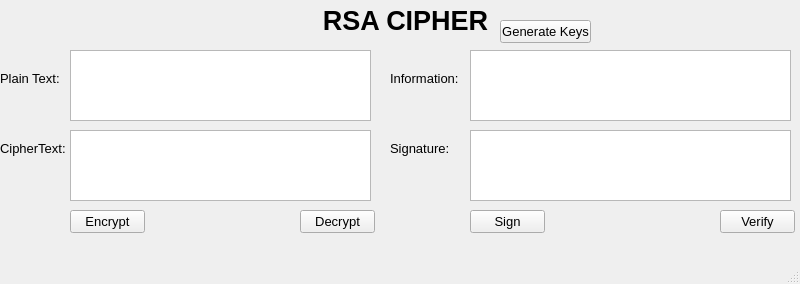
<?xml version="1.0" encoding="UTF-8"?>
<ui version="4.0">
 <class>mainWindow</class>
 <widget class="QMainWindow" name="mainWindow">
  <property name="geometry">
   <rect>
    <x>0</x>
    <y>0</y>
    <width>800</width>
    <height>284</height>
   </rect>
  </property>
  <property name="windowTitle">
   <string>MainWindow</string>
  </property>
  <widget class="QWidget" name="centralwidget">
   <widget class="QLabel" name="label">
    <property name="geometry">
     <rect>
      <x>320</x>
      <y>0</y>
      <width>171</width>
      <height>41</height>
     </rect>
    </property>
    <property name="font">
     <font>
      <pointsize>20</pointsize>
      <weight>75</weight>
      <bold>true</bold>
     </font>
    </property>
    <property name="text">
     <string>RSA CIPHER</string>
    </property>
    <property name="alignment">
     <set>Qt::AlignCenter</set>
    </property>
   </widget>
   <widget class="QLabel" name="label_2">
    <property name="geometry">
     <rect>
      <x>0</x>
      <y>70</y>
      <width>61</width>
      <height>16</height>
     </rect>
    </property>
    <property name="font">
     <font>
      <pointsize>10</pointsize>
     </font>
    </property>
    <property name="text">
     <string>Plain Text:</string>
    </property>
   </widget>
   <widget class="QTextEdit" name="txt_plain_text">
    <property name="geometry">
     <rect>
      <x>70</x>
      <y>50</y>
      <width>301</width>
      <height>71</height>
     </rect>
    </property>
   </widget>
   <widget class="QLabel" name="label_3">
    <property name="geometry">
     <rect>
      <x>0</x>
      <y>140</y>
      <width>71</width>
      <height>16</height>
     </rect>
    </property>
    <property name="font">
     <font>
      <pointsize>10</pointsize>
     </font>
    </property>
    <property name="text">
     <string>CipherText:</string>
    </property>
   </widget>
   <widget class="QTextEdit" name="txt_cipher_text">
    <property name="geometry">
     <rect>
      <x>70</x>
      <y>130</y>
      <width>301</width>
      <height>71</height>
     </rect>
    </property>
   </widget>
   <widget class="QPushButton" name="btn_encrypt">
    <property name="geometry">
     <rect>
      <x>70</x>
      <y>210</y>
      <width>75</width>
      <height>23</height>
     </rect>
    </property>
    <property name="font">
     <font>
      <pointsize>10</pointsize>
     </font>
    </property>
    <property name="text">
     <string>Encrypt</string>
    </property>
   </widget>
   <widget class="QPushButton" name="btn_decrypt">
    <property name="geometry">
     <rect>
      <x>300</x>
      <y>210</y>
      <width>75</width>
      <height>23</height>
     </rect>
    </property>
    <property name="font">
     <font>
      <pointsize>10</pointsize>
     </font>
    </property>
    <property name="text">
     <string>Decrypt</string>
    </property>
   </widget>
   <widget class="QLabel" name="label_4">
    <property name="geometry">
     <rect>
      <x>390</x>
      <y>70</y>
      <width>81</width>
      <height>16</height>
     </rect>
    </property>
    <property name="font">
     <font>
      <pointsize>10</pointsize>
     </font>
    </property>
    <property name="text">
     <string>Information:</string>
    </property>
   </widget>
   <widget class="QTextEdit" name="txt_information">
    <property name="geometry">
     <rect>
      <x>470</x>
      <y>50</y>
      <width>321</width>
      <height>71</height>
     </rect>
    </property>
   </widget>
   <widget class="QLabel" name="label_5">
    <property name="geometry">
     <rect>
      <x>390</x>
      <y>140</y>
      <width>71</width>
      <height>16</height>
     </rect>
    </property>
    <property name="font">
     <font>
      <pointsize>10</pointsize>
     </font>
    </property>
    <property name="text">
     <string>Signature:</string>
    </property>
   </widget>
   <widget class="QTextEdit" name="txt_signature">
    <property name="geometry">
     <rect>
      <x>470</x>
      <y>130</y>
      <width>321</width>
      <height>71</height>
     </rect>
    </property>
   </widget>
   <widget class="QPushButton" name="btn_sign">
    <property name="geometry">
     <rect>
      <x>470</x>
      <y>210</y>
      <width>75</width>
      <height>23</height>
     </rect>
    </property>
    <property name="font">
     <font>
      <pointsize>10</pointsize>
     </font>
    </property>
    <property name="text">
     <string>Sign</string>
    </property>
   </widget>
   <widget class="QPushButton" name="btn_verify">
    <property name="geometry">
     <rect>
      <x>720</x>
      <y>210</y>
      <width>75</width>
      <height>23</height>
     </rect>
    </property>
    <property name="font">
     <font>
      <pointsize>10</pointsize>
     </font>
    </property>
    <property name="text">
     <string>Verify</string>
    </property>
   </widget>
   <widget class="QPushButton" name="btn_generate_keys">
    <property name="geometry">
     <rect>
      <x>500</x>
      <y>20</y>
      <width>91</width>
      <height>23</height>
     </rect>
    </property>
    <property name="font">
     <font>
      <pointsize>10</pointsize>
     </font>
    </property>
    <property name="text">
     <string>Generate Keys</string>
    </property>
   </widget>
  </widget>
  <widget class="QMenuBar" name="menubar">
   <property name="geometry">
    <rect>
     <x>0</x>
     <y>0</y>
     <width>800</width>
     <height>21</height>
    </rect>
   </property>
  </widget>
  <widget class="QStatusBar" name="statusbar"/>
 </widget>
 <resources/>
 <connections/>
</ui>
